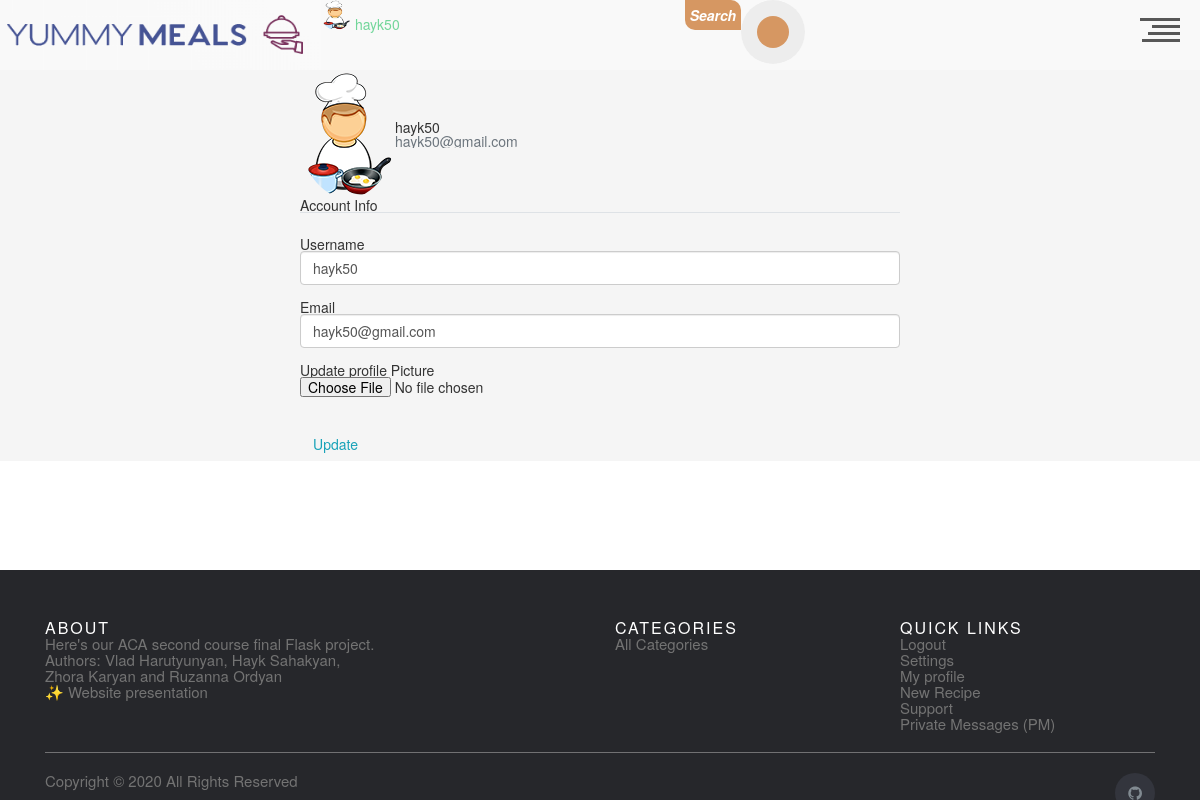
The page /user/account (signed in) on the database its author committed.
### app/users/models.py (models this page shows, shortened)
class User(db.Model, UserMixin):
    __tablename__ = 'user'
    id = db.Column(db.Integer, primary_key=True)
    username = db.Column(db.String(20), unique=True, nullable=False)
    email = db.Column(db.String(120), unique=True, nullable=False)
    image_file = db.Column(
        db.String(20), nullable=False, default='default.png')
    password = db.Column(db.String(60), nullable=False)
    comment = db.relationship('UserComments', backref='author', lazy=True)
    is_admin = db.Column(db.Boolean, default=False)

### app/users/routes.py (the view)
@users_bp.route('/account', methods=['GET'])
@login_required
def account_get():
    form = UpdateAccountForm()
    form.username.data = current_user.username
    form.email.data = current_user.email
    image_file = url_for(
        'users.static',
        filename=f'profile_pics/{current_user.image_file}')
    return render_template('account.html',
                           title='Account', image_file=image_file, form=form)

### app/users/forms.py (shortened to what this page needs)
class UpdateAccountForm(FlaskForm):
    username = StringField('Username',
                           validators=[DataRequired(), Length(min=2, max=20)]
                           )
    email = StringField('Email',
                        validators=[DataRequired(), Email()]
                        )
    picture = FileField('Update profile Picture',
                        validators=[FileAllowed(['jpg', 'png'])])
    submit = SubmitField('Update')

### app/users/models.py (called while the page is built)
@login_manager.user_loader
def load_user(user_id):
    return User.query.get(int(user_id))

### app/users/templates/account.html (shortened to what this page needs)
{% extends "base.html" %}
{% block content %}
    <div class="content-section" style = "width:50%;margin:0 auto;">
        <div class="media" style = "display: flex;
                                                justify-content: center;
                                                align-items: center;">
            <img class="rounded-circle account-img" src="{{ image_file }}">
            <div class="media-body">
                <h2 class="account-heading">{{ current_user.username }}</h2>
                <p class="text-secondary">{{ current_user.email }}</p>
            </div>
        </div>
            <form method="POST" action="" enctype="multipart/form-data">
                <fieldset class="form-group">
                    <legend class="border-bottom mb-4">Account Info</legend>
                    <div class="form-group">
                        {{ form.username.label(class="form-control-label") }}
                        {% if form.username.errors %}
                            {{ form.username(class="form-control form-control-lg is-invalid") }}
                            <div class="invalid-feedback">
                                {% for error in form.username.errors %}
                                    <span>{{ error }}</span>
                                {% endfor %}
                            </div>
                        {% else %}
                            {{ form.username(class="form-control form-control-lg") }}
                        {% endif %}
                    </div>
                    <div class="form-group">
                        {{ form.email.label(class="form-control-label") }}
                        {% if form.email.errors %}
                            {{ form.email(class="form-control form-control-lg is-invalid") }}
                            <div class="invalid-feedback">
                                {% for error in form.email.errors %}
                                    <span>{{ error }}</span>
                                {% endfor %}
                            </div>
                        {% else %}
                            {{ form.email(class="form-control form-control-lg") }}
                        {% endif %}
                    </div>
                    <div class="form-group">
                        {{ form.picture.label() }}
                        {{ form.picture(class="form-control-file") }}
                    </div>
                </fieldset>
                <div class="form-group">
                    {{ form.submit(class="btn btn-outline-info") }}
                </div>
            </form>
    </div>
{% endblock content %}

### app/index/templates/header.html (shortened to what this page needs)
<link rel="stylesheet" href="{{url_for('index.static',filename='css/header.css') }}">
<header style="display:flex">
  <h1><a style="display:flex;" href="/"><img width="321" height="70", src="{{url_for('index.static' ,  filename='media/Logo2-1.png') }}" ></a></h1>
  <h1>
  {%if current_user.is_authenticated%}
  <img width="30" height="30", src="{{url_for('users.static' ,  filename='profile_pics/'+current_user.image_file) }}" alt="Avatar" class="avatar img-circle">
  	<a href="/user/user_profile/{{current_user.id}}">{{current_user.username}}  </a>
	{%endif%}
  </h1>
<div class="search-form">
<p class="head_search_txt">Search</p>
 <form  method = 'GET' action="{{url_for('meals.meal_search')}}">
    <button style = "outline:none;" class="head_search_btn" type = 'submit'></button>
  </form>
</div>
  <div id="nav-trigger" role="button">
    <div class="line l-01"></div>
    <div class="line l-02"></div>
    <div class="line l-03"></div>
    <div class="line l-04"></div>
  </div>
</header>

### app/index/static/css/base.css (style rules this page uses)
* { margin: 0; padding: 0; outline: none; box-sizing: border-box; }
body { background-color: #ededed; }

### app/index/static/css/header.css (style rules this page uses)
html, div, span, applet, object, iframe, h1, h2, h3, h4, h5, h6, p, blockquote, pre, a, abbr, acronym, address, big, cite, code, del, dfn, em, img, ins, kbd, q, s, samp, small, strike, strong, sub, sup, tt, var, b, u, i, center, dl, dt, dd, ol, ul, li, fieldset, form, label, legend, table, caption, tbody, tfoot, thead, tr, th, td, article, aside, canvas, details, embed, figure, figcaption, footer, header, hgroup, menu, nav, output, ruby, section, summary, time, mark, audio, video { margin: 0; padding: 0; border: 0; font-size: 100%; font: inherit; vertical-align: baseline; }
article, aside, details, figcaption, figure, footer, header, hgroup, menu, nav, section, main { display: block; }
body { line-height: 1; }
html * { -webkit-font-smoothing: antialiased; -moz-osx-font-smoothing: grayscale; }
*, *:after, *:before { -webkit-box-sizing: border-box; -moz-box-sizing: border-box; box-sizing: border-box; }
html, body { height: 100%; }
a { color: #72d69a; text-decoration: none; transition: color .2s ease-out; }
header { position: fixed; top: 0; left: 0; height: 50px; width: 100%; background: #f9f9f9; z-index: 3; -webkit-transform: translateZ(0); -webkit-backface-visibility: hidden; -webkit-transition-property: -webkit-transform; -moz-transition-property: -moz-transform; transition-property: transform; -webkit-transition-duration: 0.4s; -moz-transition-duration: 0.4s; transition-duration: 0.4s; }
@media only screen and (min-width: 768px) { header { height: 70px; } }
#nav-trigger { position: absolute; margin: 10px 10px 0 0; top: auto; right: auto; width: 40px; height: 40px; cursor: pointer; text-align: right; float: right; -moz-transform: rotate(180deg); -webkit-transform: rotate(180deg); -o-transform: rotate(180deg); transform: rotate(180deg); -moz-transition: all 0.4s cubic-bezier(0.19, 1, 0.22, 1); -webkit-transition: all 0.4s cubic-bezier(0.19, 1, 0.22, 1); -o-transition: all 0.4s cubic-bezier(0.19, 1, 0.22, 1); transition: all 0.4s cubic-bezier(0.19, 1, 0.22, 1); right: 10px; top: -8px; }
#nav-trigger .line { height: 3px; width: 100%; margin-bottom: 4px; background: #585858; -moz-transition: all 0.4s cubic-bezier(0.19, 1, 0.22, 1); -webkit-transition: all 0.4s cubic-bezier(0.19, 1, 0.22, 1); -o-transition: all 0.4s cubic-bezier(0.19, 1, 0.22, 1); transition: all 0.4s cubic-bezier(0.19, 1, 0.22, 1); }
#nav-trigger .line.l-01 { width: 95%; }
#nav-trigger .line.l-02 { width: 80%; }
#nav-trigger .line.l-03 { width: 70%; }
#nav-trigger .line.l-04 { width: 100%; }
* { outline: none; border: none; padding: 0; }
.search-form { position: relative; margin: 0 auto 0; width: 300px; display: flex; }
.head_search_txt { background: #d69762; color: #fff; width: 56px; display: flex; text-align: center; font-weight: 600; justify-content: center; align-items: center; height: 30px; border-radius: 0px 10px 0px 10px; font-style: italic; }
.search-form:before { content: ' '; position: absolute; left: 70px; top: 14px; width: 2px; height: 36px; transform: scale(0); z-index: 1; background: #d69762; transition: all 0.5s cubic-bezier(.87, -.41, .19, 1.44); }
.head_search_btn { background: #ededed; position: absolute; height: 100%; border-radius: 50%; width: 64px; height: 64px; transition: all 0.5s cubic-bezier(.87, -.41, .19, 1.44); }
.head_search_btn:after { content: ' '; position: absolute; width: 32px; height: 32px; left: 0; right: 0; transform: translateY(-50%); margin: 0 auto; background: #d69762; border-radius: 50%; }
.head_search_btn:before { content: ' '; position: absolute; width: 24px; height: 24px; left: 0; right: 0; top: 20px; transform: scale(0); transform-origin: left top; margin: 0 auto; background: #ededed; border-radius: 50%; z-index: 1; transition: all 0.8s ease; }

### rows shown on the page
User: image_file (placeholder picture), username "hayk50", email "hayk50@gmail.com"
